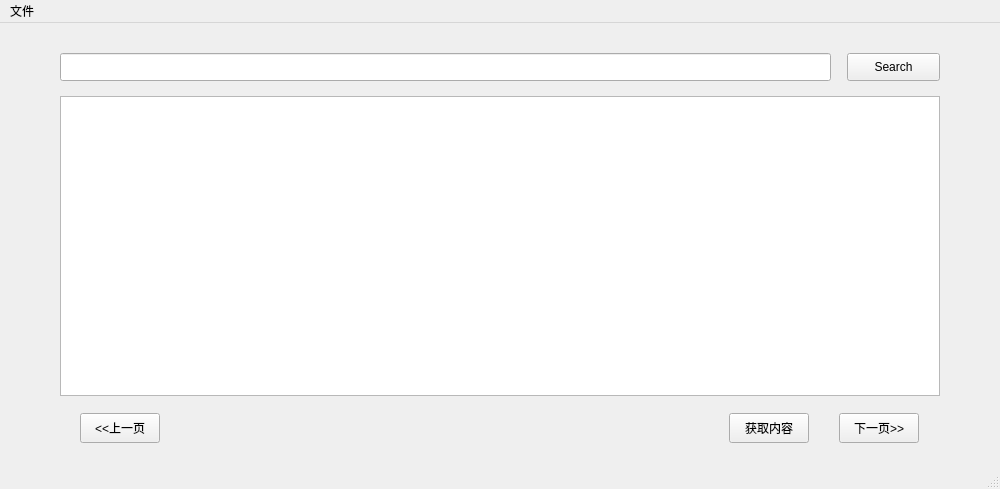
<?xml version="1.0" encoding="UTF-8"?>
<ui version="4.0">
 <class>MainWindow</class>
 <widget class="QMainWindow" name="MainWindow">
  <property name="geometry">
   <rect>
    <x>0</x>
    <y>0</y>
    <width>1000</width>
    <height>489</height>
   </rect>
  </property>
  <property name="windowTitle">
   <string>MainWindow</string>
  </property>
  <widget class="QWidget" name="centralWidget">
   <widget class="QPushButton" name="pushButton">
    <property name="geometry">
     <rect>
      <x>847</x>
      <y>30</y>
      <width>93</width>
      <height>28</height>
     </rect>
    </property>
    <property name="styleSheet">
     <string notr="true">font: 75 9pt &quot;Arial&quot;;</string>
    </property>
    <property name="text">
     <string>Search</string>
    </property>
   </widget>
   <widget class="QLineEdit" name="lineEdit">
    <property name="geometry">
     <rect>
      <x>60</x>
      <y>30</y>
      <width>771</width>
      <height>28</height>
     </rect>
    </property>
    <property name="styleSheet">
     <string notr="true">font: 75 9pt &quot;微软雅黑&quot;;</string>
    </property>
   </widget>
   <widget class="QPlainTextEdit" name="plainTextEdit">
    <property name="geometry">
     <rect>
      <x>60</x>
      <y>73</y>
      <width>880</width>
      <height>300</height>
     </rect>
    </property>
    <property name="styleSheet">
     <string notr="true">font: 12pt &quot;微软雅黑&quot;;</string>
    </property>
   </widget>
   <widget class="QPushButton" name="pushButton_2">
    <property name="geometry">
     <rect>
      <x>80</x>
      <y>390</y>
      <width>80</width>
      <height>30</height>
     </rect>
    </property>
    <property name="text">
     <string>&lt;&lt;上一页</string>
    </property>
   </widget>
   <widget class="QPushButton" name="pushButton_3">
    <property name="geometry">
     <rect>
      <x>839</x>
      <y>390</y>
      <width>80</width>
      <height>30</height>
     </rect>
    </property>
    <property name="text">
     <string>下一页&gt;&gt;</string>
    </property>
   </widget>
   <widget class="QLabel" name="label">
    <property name="geometry">
     <rect>
      <x>280</x>
      <y>400</y>
      <width>90</width>
      <height>15</height>
     </rect>
    </property>
    <property name="text">
     <string> </string>
    </property>
   </widget>
   <widget class="QLabel" name="label_2">
    <property name="geometry">
     <rect>
      <x>420</x>
      <y>400</y>
      <width>281</width>
      <height>16</height>
     </rect>
    </property>
    <property name="text">
     <string> </string>
    </property>
   </widget>
   <widget class="QPushButton" name="pushButton_4">
    <property name="geometry">
     <rect>
      <x>729</x>
      <y>390</y>
      <width>80</width>
      <height>30</height>
     </rect>
    </property>
    <property name="text">
     <string>获取内容</string>
    </property>
   </widget>
  </widget>
  <widget class="QMenuBar" name="menuBar">
   <property name="geometry">
    <rect>
     <x>0</x>
     <y>0</y>
     <width>1000</width>
     <height>26</height>
    </rect>
   </property>
   <widget class="QMenu" name="menu">
    <property name="title">
     <string>文件</string>
    </property>
    <addaction name="action"/>
    <addaction name="action_2"/>
    <addaction name="separator"/>
    <addaction name="action_4"/>
   </widget>
   <addaction name="menu"/>
  </widget>
  <widget class="QStatusBar" name="statusBar"/>
  <action name="action">
   <property name="text">
    <string>加载文件</string>
   </property>
  </action>
  <action name="action_2">
   <property name="text">
    <string>加载索引</string>
   </property>
  </action>
  <action name="action_4">
   <property name="text">
    <string>增量索引</string>
   </property>
  </action>
 </widget>
 <layoutdefault spacing="6" margin="11"/>
 <resources/>
 <connections/>
</ui>
